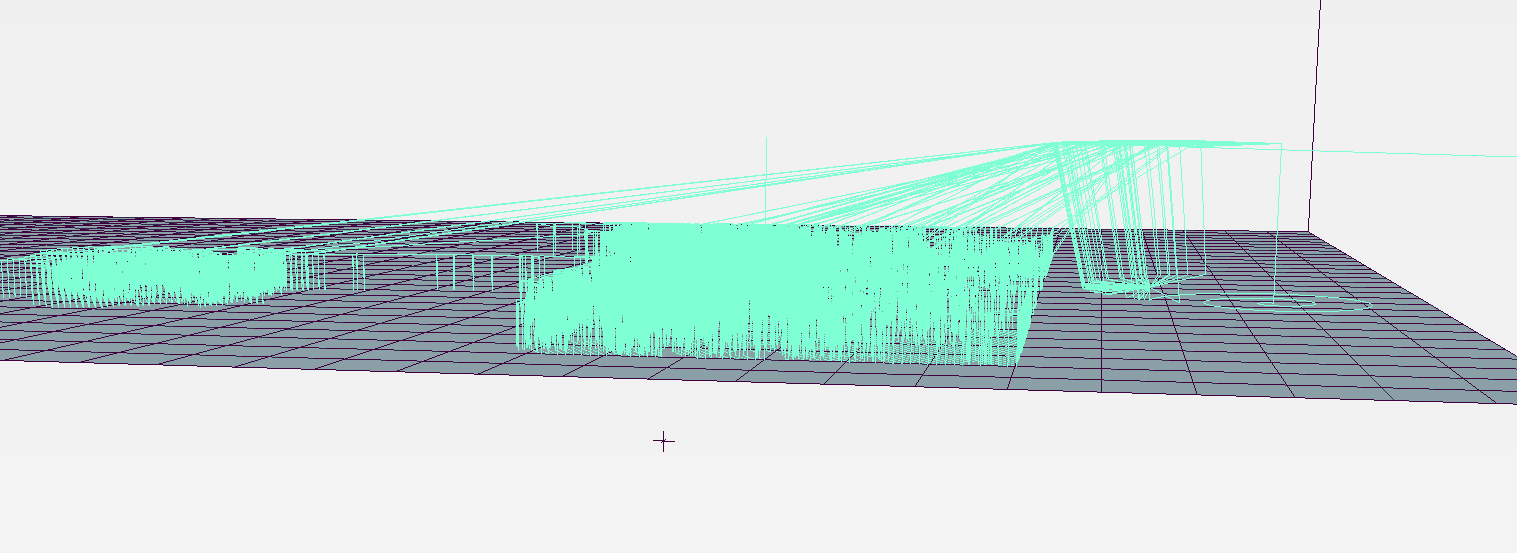
#> input picture gcode.png, 1517 x 553 px
$ python lines500_con_line_RomaSmall22.py gcode.png out.png
#> lines starting #> are read from the running program, lines starting #| are printed output that depends on the picture; after the words box and inside, x2 and y2 are one past the last pixel; in counts of white or black regions, pixels touching at a corner belong together
import math
import argparse
import random
import numpy as np
from PIL import Image
from scipy import ndimage
from skimage import measure
import time

class PathOptimizer:
    """Ultra-hitra optimizacija poti (Spatial Sort + NN)."""
    @staticmethod
    def optimize(paths, start_pos):
        num_paths = len(paths)
        if num_paths == 0: return []

        if num_paths > 5000:
            return sorted(paths, key=lambda p: (p[0][0] // 20, p[0][1] if (p[0][0] // 20) % 2 == 0 else -p[0][1]))

        optimized = []
        remaining = list(paths)
        curr = np.array(start_pos)
        while remaining:
            idx = min(range(len(remaining)), key=lambda i: math.hypot(remaining[i][0][0]-curr[0], remaining[i][0][1]-curr[1]))
            path = remaining.pop(idx)
            optimized.append(path)
            curr = np.array(path[-1])
        return optimized

class UltraPainter:
    def __init__(self, cfg):
        self.cfg = cfg
        self.gcode = []
        self.dist_since_dip = 0
        self.current_pos = (cfg['dip_x'], cfg['dip_y'])
        self.current_max_dist = random.uniform(cfg['min_dist'], cfg['max_dist'])

    def _set_speed(self, mode='travel'):
        c = self.cfg
        accel = c['accel_travel'] if mode == 'travel' else c['accel_paint']
        feed = c['feed'] if mode == 'travel' else c['feed_paint']
        self.gcode.append("M400")
        self.gcode.append(f"M204 P{accel} T{accel}")
        self.gcode.append(f"G1 F{feed}")

    def _perform_dip_and_travel(self, target_x, target_y):
        c = self.cfg
        self.gcode.append(f"\n; --- CIKEL NAMAKANJA ---")
        self.gcode.append(f"G0 Z{c['z_low']:.3f} F3000")
        self._set_speed('travel')
        ax, ay = c['dip_x'] + random.uniform(-c['dip_jitter'], c['dip_jitter']), c['dip_y'] + random.uniform(-c['dip_jitter'], c['dip_jitter'])
        self.gcode.append(f"G0 X{ax:.3f} Y{ay:.3f} Z{c['z_high']:.3f}")
        self.gcode.append(f"G1 Z{c['dip_z']:.3f} F3000")

        num_steps = int(c['dip_spiral_loops'] * 4)
        for i in range(num_steps):
            ang = i * (math.pi / 2)
            r = (i / num_steps) * c['dip_spiral_r']
            self.gcode.append(f"G1 X{ax + r*math.cos(ang):.3f} Y{ay + r*math.sin(ang):.3f} F2500")

        dx, dy = target_x - c['dip_x'], target_y - c['dip_y']
        dist = math.hypot(dx, dy)
        wx = c['dip_x'] + (dx/dist * c['wipe_r']) if dist > 0 else c['dip_x'] + c['wipe_r']
        wy = c['dip_y'] + (dy/dist * c['wipe_r']) if dist > 0 else c['dip_y']

        self.gcode.append(f"G0 Z{c['z_wipe_exit']:.3f} F3000")
        self.gcode.append(f"G0 X{wx:.3f} Y{wy:.3f} F{c['feed']}")
        self.gcode.append(f"G0 Z{c['z_high']:.3f} F3000")
        self.gcode.append(f"G0 X{target_x:.3f} Y{target_y:.3f} Z{c['z_low']:.3f} F{c['feed']}")

        self.dist_since_dip = 0
        self.current_max_dist = random.uniform(c['min_dist'], c['max_dist'])
        self.current_pos = (target_x, target_y)

    def generate(self, img_path):
#> called with img_path = 'gcode.png'
        c = self.cfg
        img = Image.open(img_path).convert('L').transpose(Image.FLIP_TOP_BOTTOM)
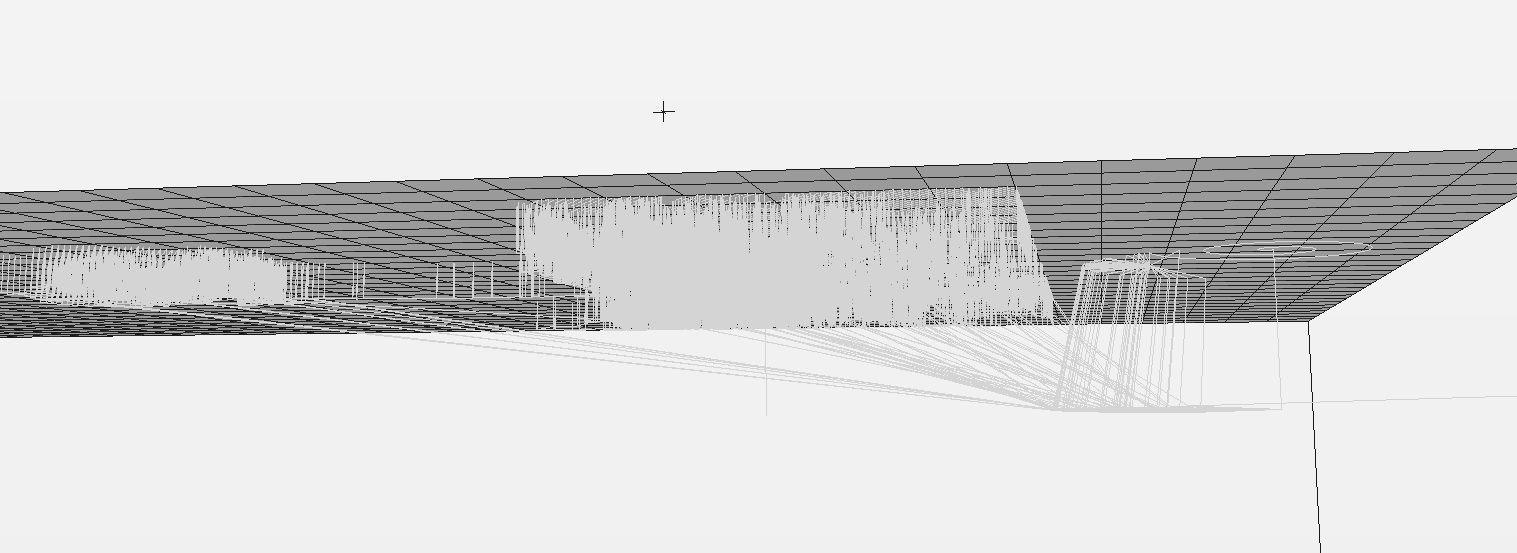
#> img: PIL image 1517x553 L; min 26, max 243, mean 218
        img = img.point(lambda p: 0 if p < 140 else 255)
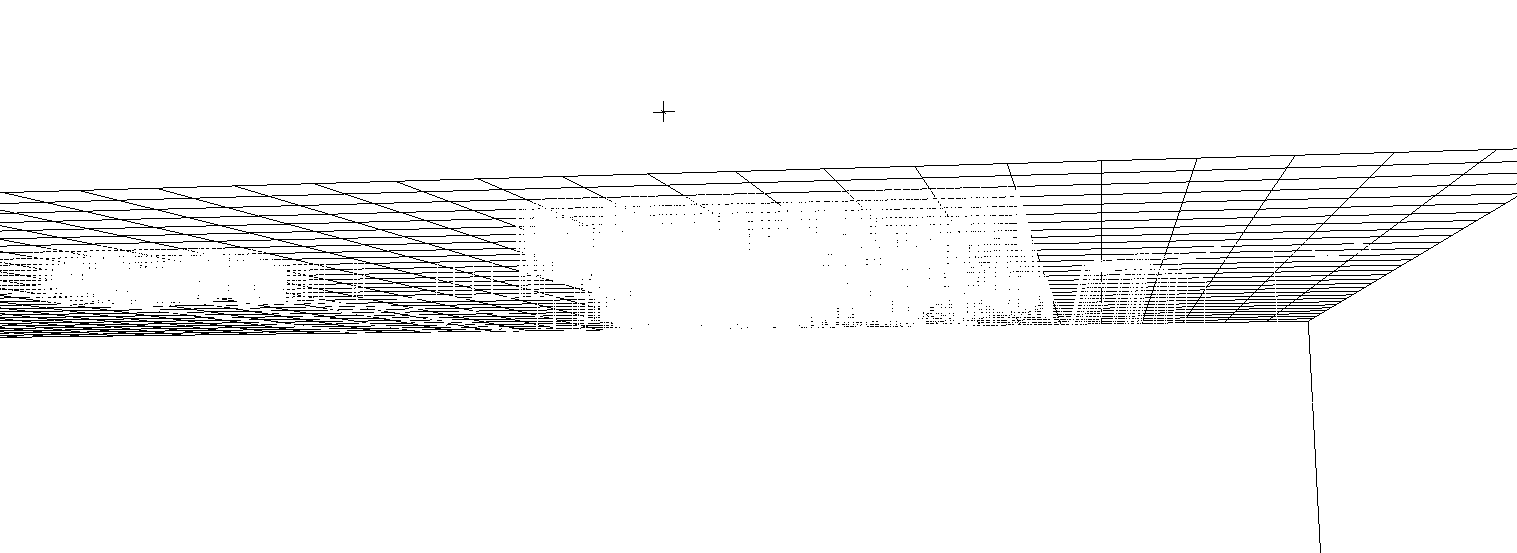
#> img: PIL image 1517x553 L; 96.2% white; black in thin lines or dots, all inside (x1, y1, x2, y2) = (0, 101, 1517, 553)

        res = 1.0
        tw, th = int(c['target_width']*res), int(c['target_width']*(img.height/img.width)*res)
#> tw = 680; th = 247
        img = img.resize((tw, th), Image.Resampling.NEAREST)
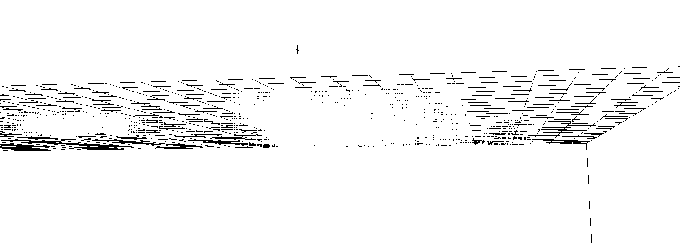
#> img: PIL image 680x247 L; 96.1% white; black in thin lines or dots, all inside (x1, y1, x2, y2) = (0, 45, 680, 243)
        arr = np.array(img) < 140

        raw_paths = []
        step_px = int((c['brush_w'] * (1 - c['overlap'])) * res)

        if c['infill_type'] == 'concentric':
            temp_arr = arr.copy()
            erosion_steps = max(1, step_px)
            while temp_arr.any():
                # Trace actual contours — row scanning missed isolated edge pixels on curves
                contours = measure.find_contours(temp_arr.astype(float), 0.5)
                for contour in contours:
                    # contour coords are (row, col) = (y, x)
                    path = [(pt[1] / res + c['x_off'], pt[0] / res + c['y_off'])
                            for pt in contour]
                    if len(path) > 1:
                        raw_paths.append(path)
                temp_arr = ndimage.binary_erosion(temp_arr, iterations=erosion_steps)
#> this loop made 4 passes
#> contours on passes 1 to 4: 947 point arrays, longest 367 points, 42 point arrays, longest 71 points, 6 point arrays, longest 37 points, 1 point arrays, longest 11 points
#> pass 1, in generate, `temp_arr = ndimage.binary_erosion(temp_arr, iterations=erosion_steps)`:
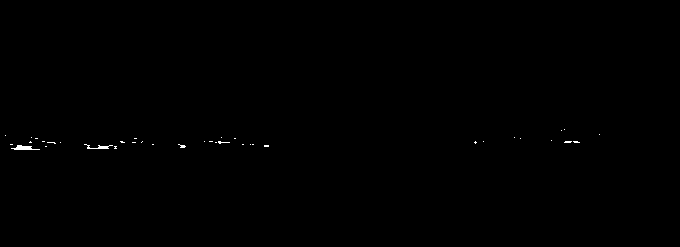
#> temp_arr: shape (247, 680) bool; 0.17% white in thin lines or dots, all inside (x1, y1, x2, y2) = (5, 129, 600, 150)
#> pass 2, in generate, `temp_arr = ndimage.binary_erosion(temp_arr, iterations=erosion_steps)`:
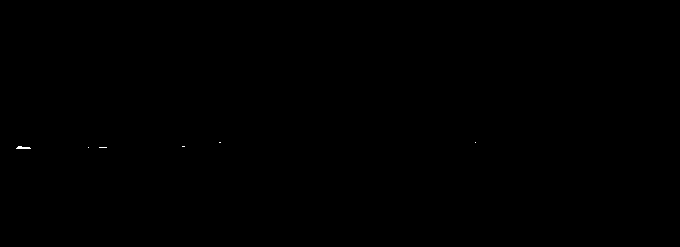
#> temp_arr: shape (247, 680) bool; 0.03% white in thin lines or dots, all inside (x1, y1, x2, y2) = (16, 142, 476, 149)
#> after the loop: temp_arr: shape (247, 680) bool; every value is 0
#> after the loop, raw_paths = 996 items

        else:
            # LINES INFILL - generiraj črte s ROTIRANIM PATTERNOM
            angle_rad = math.radians(c.get('infill_angle', 0))
            cos_a = math.cos(angle_rad)
            sin_a = math.sin(angle_rad)
            h, w = arr.shape
            cx, cy = w / 2.0, h / 2.0

            # V rotiranem koordinatnem sistemu generiraj črte
            diag = int(math.hypot(w, h)) + 10

            for y_rot in range(-diag, diag, max(1, step_px)):
                line = []
                for x_rot in range(-diag, diag):
                    # Transform from rotated to original coordinates
                    orig_x = int(cx + x_rot * cos_a - y_rot * sin_a)
                    orig_y = int(cy + x_rot * sin_a + y_rot * cos_a)

                    # Check if inside bounds and active
                    if 0 <= orig_x < w and 0 <= orig_y < h and arr[orig_y, orig_x]:
                        # Transform back to real world coordinates
                        real_x = orig_x / res + c['x_off']
                        real_y = orig_y / res + c['y_off']
                        line.append((real_x, real_y))
                    else:
                        if len(line) > 1:
                            raw_paths.append(line)
                        line = []

                if len(line) > 1:
                    raw_paths.append(line)

        # OPTIMIZACIJA
        paths = PathOptimizer.optimize(raw_paths, (c['dip_x'], c['dip_y']))
#> in optimize, `num_paths = len(paths)`: num_paths = 996
#> in optimize, `remaining = list(paths)`: remaining = 996 items
#> the loop in optimize, `while remaining:` made 996 passes
#> (idx, curr) on passes 1 to 3: (941, [222, 375.5]), (974, [227, 369.5]), (921, [230.5, 371])
#> paths = 996 items

        self.gcode = ["G90", "G21"]
        if paths:
            self._perform_dip_and_travel(paths[0][0][0], paths[0][0][1])
#> in _perform_dip_and_travel, `dx, dy = target_x - c['dip_x'], target_y - c['dip_y']`: dx = 106; dy = -360.5
#> in _perform_dip_and_travel, `dist = math.hypot(dx, dy)`: dist = 375.8
#> in _perform_dip_and_travel, `wx = c['dip_x'] + (dx/dist * c['wipe_r']) if dist > 0 else c['dip_x'] ..`: wx = 125.6
#> in _perform_dip_and_travel, `wy = c['dip_y'] + (dy/dist * c['wipe_r']) if dist > 0 else c['dip_y']`: wy = 703.4
#> in _perform_dip_and_travel, `self.current_pos = (target_x, target_y)`: self.current_pos = (222, 375.5)
            for path in paths:
                # BIDIRECTIONAL (v obe smeri)
                dist_to_start = math.hypot(path[0][0] - self.current_pos[0], path[0][1] - self.current_pos[1])
                dist_to_end = math.hypot(path[-1][0] - self.current_pos[0], path[-1][1] - self.current_pos[1])
                if dist_to_end < dist_to_start: path = path[::-1]

                self._set_speed('travel')
                self.gcode.append(f"G0 X{path[0][0]:.3f} Y{path[0][1]:.3f} Z{c['z_low']:.3f}")
                self._set_speed('paint')
                self.gcode.append(f"G1 Z{c['z_paint']:.3f} F2500")
                self.current_pos = path[0]

                for i in range(1, len(path)):
                    px, py = path[i]
                    dist = math.hypot(px - self.current_pos[0], py - self.current_pos[1])
                    if (self.dist_since_dip + dist) > self.current_max_dist:
                        self.gcode.append(f"G0 Z{c['z_low']:.3f} F3000")
                        self._perform_dip_and_travel(px, py)
                        self._set_speed('paint')
                        self.gcode.append(f"G1 Z{c['z_paint']:.3f} F2500")
                    self.gcode.append(f"G1 X{px:.3f} Y{py:.3f}")
                    self.dist_since_dip += dist
                    self.current_pos = (px, py)
                self.gcode.append(f"G0 Z{c['z_low']:.3f} F3000")
#> this loop made 996 passes
#> (dist_to_start, dist_to_end) on passes 1 to 12: (0, 0), (7.81, 7.81), (3.81, 3.81), (5.7, 5.7), (9.06, 9.06), (6.08, 6.08), (5, 5), (5, 5), (2, 2), (3, 3), (2, 2), (3.61, 3.61)
#> (path, dist_to_start, dist_to_end) on passes 45, 49, 51: ([(215, 370.5), (215.5, 370), (215, 369.5)], 2, 3), ([(215, 337.5), (215.5, 337), (215, 336.5)], 6, 5), ([(215, 328.5), (215.5, 328), (215, 327.5)], 3, 2)

        self.gcode.append("M400")
        self.gcode.append(f"G0 Z{c['z_high']:.3f} F3000\nM2")
        return "\n".join(self.gcode)

if __name__ == "__main__":
    parser = argparse.ArgumentParser()
    parser.add_argument("input"); parser.add_argument("output")
    args = parser.parse_args()

    config = {
        'target_width': 680,
        'brush_w':      1.3,
        'overlap':      0.0,
        'infill_type':  'concentric',
        'infill_angle': 90.0,    # Poljuben kot: 0, 45, 90, -45 itd.
        'min_dist':     180.0,
        'max_dist':     220.0,
        'z_paint':      0.0,
        'z_low':        2.6,
        'z_high':       17.0,
        'z_wipe_exit':  9.4,
        'x_off':        215.0,
        'y_off':        225.0,
        'dip_x':        116.0,
        'dip_y':        736.0,
        'dip_z':        0.0,
        'dip_jitter':   15.0,
        'dip_spiral_loops': 1.0,
        'dip_spiral_r': 10.0,
        'wipe_r':       34.0,
        'feed':         12000,
        'feed_paint':   1600,
        'accel_travel': 12000,
        'accel_paint':  700,
    }

    painter = UltraPainter(config)
    with open(args.output, "w") as f:
        f.write(painter.generate(args.input))
